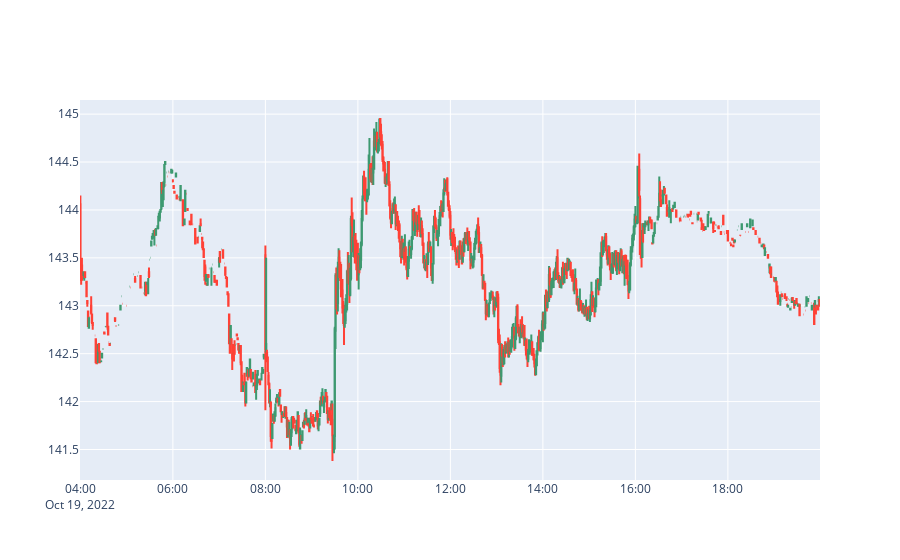

Write notebook code for a chart like this one.
### Markdown cell above
Intraday 1-minute data for the major stocks can be obtained free of charge in .csv format here: https://firstratedata.com/free-intraday-data. These serve as our initial source. Using data for major stocks (AAPL, AMAZN) and ETFs (SPDR S&P 500, SPDR DJIA) we construct a backtesting engine assessing the profitability of signals from technical analysis indicators.

### Code cell
df = pd.read_csv("AAPL_1min_firstratedata.csv")
df['timestamp'] = pd.to_datetime(df['timestamp'])
df.columns = ["Date", "Open", "High", "Low", "Close", "Volume"]

#selecting a random day
day_df_1 = df[df['Date'].dt.date == pd.to_datetime("2022-10-19").date()].set_index("Date")

candlestick = go.Candlestick(x = day_df_1.index, open = day_df_1['Open'], high = day_df_1['High'], low = day_df_1['Low'], close = day_df_1['Close'])
fig = go.Figure(data=[candlestick])

fig.update_layout(xaxis_rangeslider_visible=False)
fig.show()

### Figure 1 — Plotly figure (JSON) as saved in the notebook; plotly's stock layout.template omitted (floating-point values rounded to 4 significant figures; data arrays with more than 128 entries replaced by an {"elided": "..."} marker saying what was removed)
{"data": [{"close": {"elided": "854 float values"}, "high": {"elided": "854 float values"}, "low": {"elided": "854 float values"}, "open": {"elided": "854 float values"}, "type": "candlestick", "x": {"elided": "854 str values"}}], "layout": {"xaxis": {"rangeslider": {"visible": false}}}}
